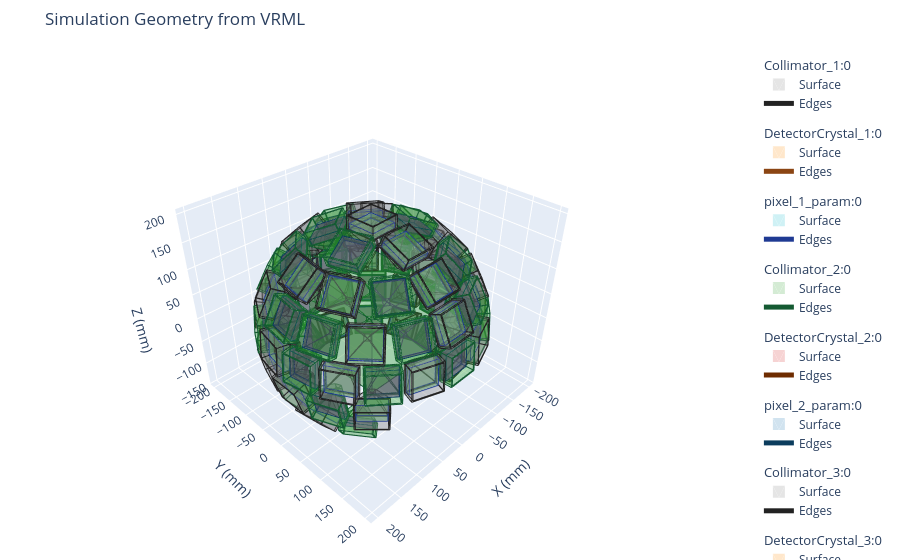

Here is the notebook cell this chart was saved with:
### Code cell
import qmirt
wrl_file_path = "../../brain_spect_geometry.wrl"
fig = qmirt.plot.wrl.plot_wrl_file(wrl_file_path)
fig.show()
